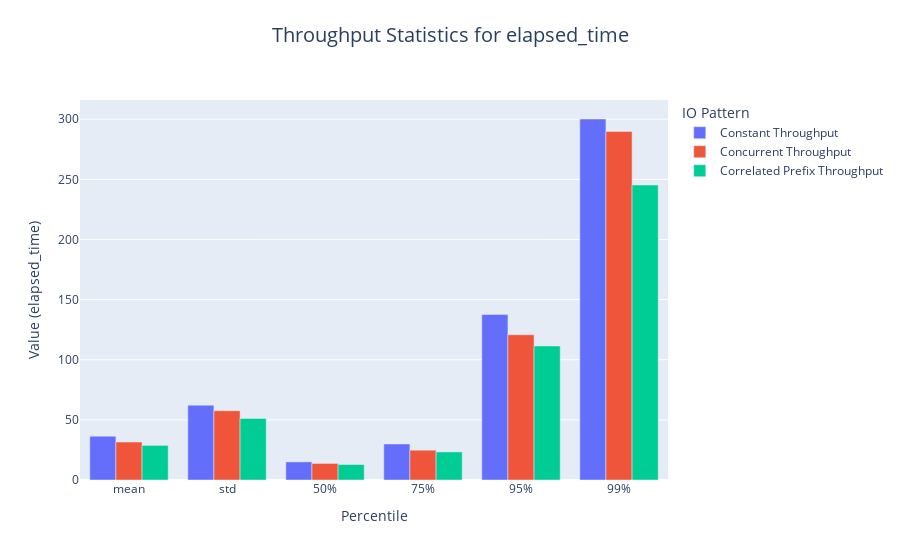

The notebook cell this image was saved under:
### Code cell
def show_aggregate_stats(df):
    return df.describe([.50, .75, .95, .99])


constant_throughput = pd.read_csv("./results/constant-throughput.csv")
constant_throughput = constant_throughput[["elapsed_time"]]

concurrent_throughput = pd.read_csv("./results/concurrent-throughput.csv")
concurrent_throughput = concurrent_throughput[["elapsed_time"]]

correlated_prefix_throughput = pd.read_csv("./results/correlated-prefix-throughput.csv")
correlated_prefix_throughput = correlated_prefix_throughput[["elapsed_time"]]

constant_throughput_stats = show_aggregate_stats(constant_throughput)
concurrent_throughput_stats = show_aggregate_stats(concurrent_throughput)
correlated_prefix_throughput_stats = show_aggregate_stats(correlated_prefix_throughput)


# plot bar chart for the stats
constant_throughput_stats = constant_throughput_stats.transpose()
constant_throughput_stats["type"] = "Constant Throughput"
concurrent_throughput_stats = concurrent_throughput_stats.transpose()
concurrent_throughput_stats["type"] = "Concurrent Throughput"
correlated_prefix_throughput_stats = correlated_prefix_throughput_stats.transpose()
correlated_prefix_throughput_stats["type"] = "Correlated Prefix Throughput"
stats = pd.concat([constant_throughput_stats, concurrent_throughput_stats, correlated_prefix_throughput_stats])
stats = stats.reset_index()
stats = stats.rename(columns={"index": "statistic"})
stats = stats[["statistic", "mean", "std", "50%", "75%", "95%", "99%", "type"]]
stats = stats.melt(id_vars=["statistic", "type"], var_name="percentile", value_name="value")
# Create individual plots for each statistic
unique_statistics = stats["statistic"].unique()
for statistic in unique_statistics:
    filtered_stats = stats[stats["statistic"] == statistic]
    fig = px.bar(
        filtered_stats,
        x="percentile",
        y="value",
        color="type",
        barmode="group",
        title=f"Throughput Statistics for {statistic}",
    )
    fig.update_layout(
        xaxis_title="Percentile",
        yaxis_title=f"Value ({statistic})",
        title_x=0.5,
        title_y=0.95,
        title_font=dict(size=20),
        legend_title_text="IO Pattern",
    )
    fig.show()

fig.write_image("./results/plots/throughput-statistics.png", width=1920, height=1080)

### Figure 1 — Plotly figure (JSON) as saved in the notebook; plotly's stock layout.template omitted (floating-point values rounded to 4 significant figures)
{"data": [{"alignmentgroup": "True", "hovertemplate": "type=Constant Throughput<br>percentile=%{x}<br>value=%{y}<extra></extra>", "legendgroup": "Constant Throughput", "marker": {"color": "#636efa", "pattern": {"shape": ""}}, "name": "Constant Throughput", "offsetgroup": "Constant Throughput", "orientation": "v", "showlegend": true, "textposition": "auto", "type": "bar", "x": ["mean", "std", "50%", "75%", "95%", "99%"], "xaxis": "x", "y": [36.42, 62.25, 15.07, 29.97, 137.5, 300.2], "yaxis": "y"}, {"alignmentgroup": "True", "hovertemplate": "type=Concurrent Throughput<br>percentile=%{x}<br>value=%{y}<extra></extra>", "legendgroup": "Concurrent Throughput", "marker": {"color": "#EF553B", "pattern": {"shape": ""}}, "name": "Concurrent Throughput", "offsetgroup": "Concurrent Throughput", "orientation": "v", "showlegend": true, "textposition": "auto", "type": "bar", "x": ["mean", "std", "50%", "75%", "95%", "99%"], "xaxis": "x", "y": [31.53, 57.61, 13.78, 24.79, 120.7, 289.8], "yaxis": "y"}, {"alignmentgroup": "True", "hovertemplate": "type=Correlated Prefix Throughput<br>percentile=%{x}<br>value=%{y}<extra></extra>", "legendgroup": "Correlated Prefix Throughput", "marker": {"color": "#00cc96", "pattern": {"shape": ""}}, "name": "Correlated Prefix Throughput", "offsetgroup": "Correlated Prefix Throughput", "orientation": "v", "showlegend": true, "textposition": "auto", "type": "bar", "x": ["mean", "std", "50%", "75%", "95%", "99%"], "xaxis": "x", "y": [28.79, 51.17, 12.86, 23.35, 111.4, 245.3], "yaxis": "y"}], "layout": {"barmode": "group", "legend": {"title": {"text": "IO Pattern"}, "tracegroupgap": 0}, "title": {"font": {"size": 20}, "text": "Throughput Statistics for elapsed_time", "x": 0.5, "y": 0.95}, "xaxis": {"anchor": "y", "domain": [0, 1], "title": {"text": "Percentile"}}, "yaxis": {"anchor": "x", "domain": [0, 1], "title": {"text": "Value (elapsed_time)"}}}}
